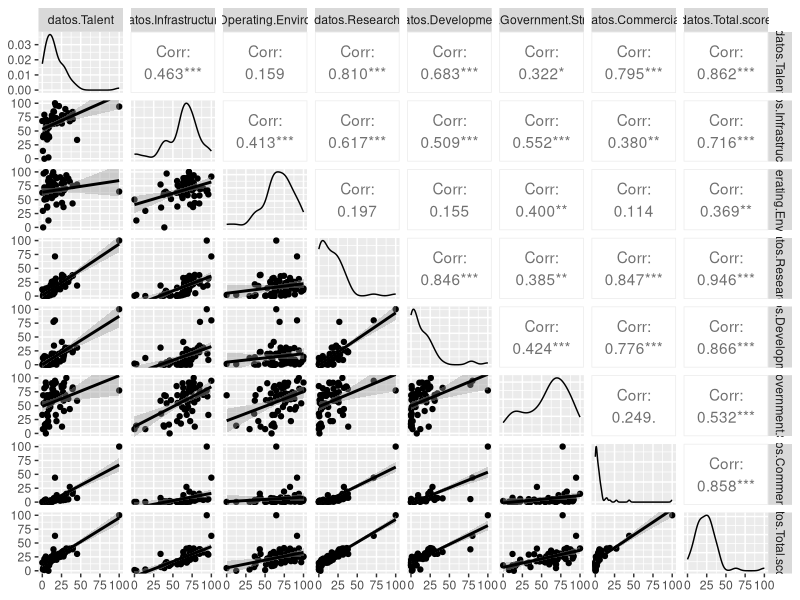
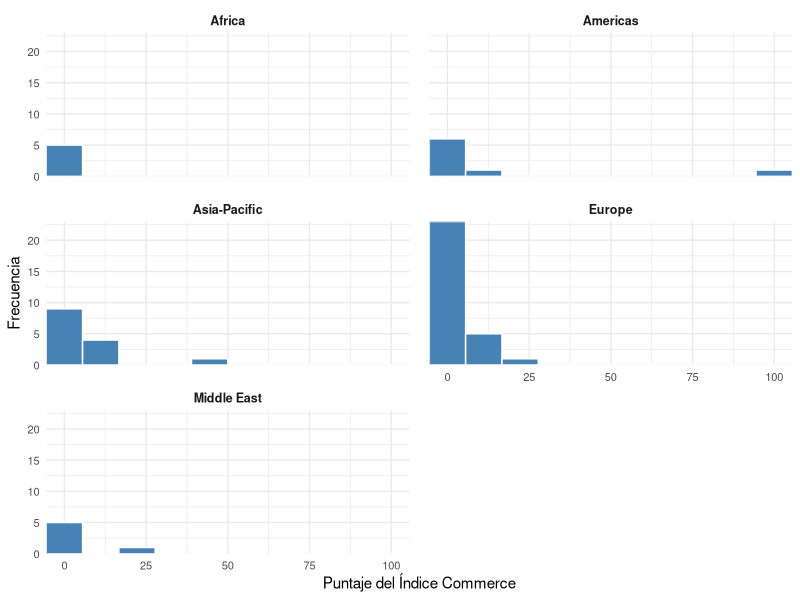
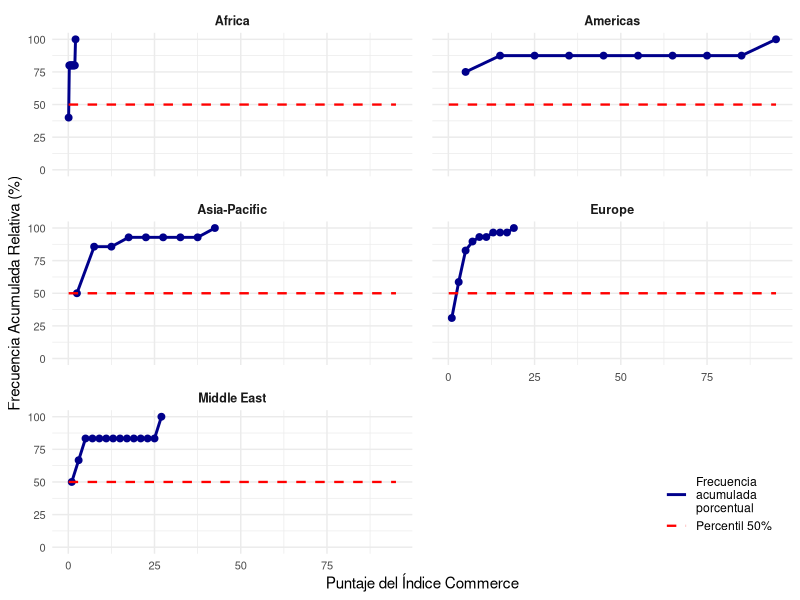
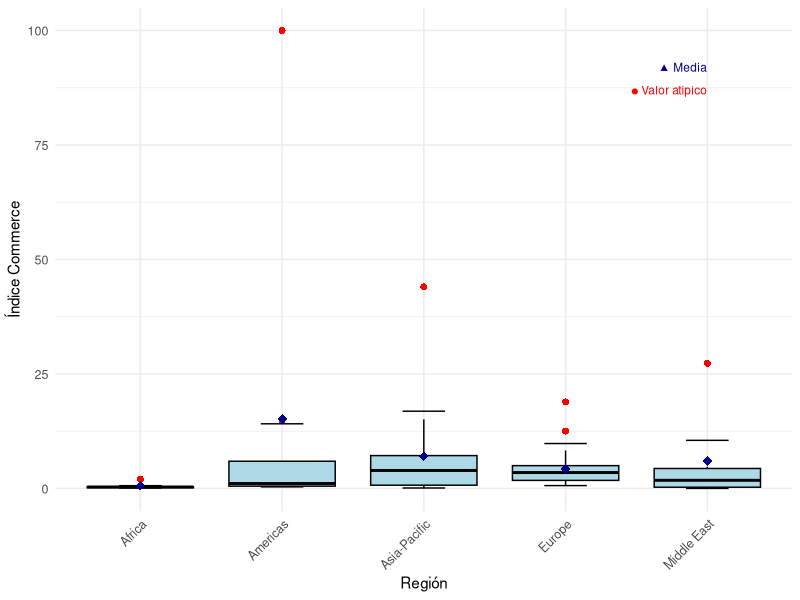

Source code (R) for these figures, in order:
## ---- chunk 1
knitr::opts_chunk$set(echo = FALSE)

#Instalación de las libreriás requeridas
library(ggplot2)
library(dplyr)
library(GGally)
library(xtable)
library(readr)
library(knitr)
library(forcats)
library(tidyr)
library(kableExtra)
## ---- chunk 2
knitr::opts_chunk$set(echo = FALSE)

#Organización en dataframes
AI_index_db <- read_csv("AI_index_db.csv")

datos <- data.frame(AI_index_db)

num <- data.frame(datos $Talent, datos $Infrastructure, datos $Operating.Environment, datos $Research, datos $Development, datos $Government.Strategy, datos $Commercial, datos $Total.score)

numeric_data <- data.frame(Commercial = datos$Commercial, Research = datos$Research, Talent = datos$Talent, Total_Score = datos$Total.score)
## ---- chunk 3

#Generación de dataframe de los datos de las variables
variables <- data.frame(
  Variable = c("Country", "Talent", "Infraestructure", "Operating Enviroment", "Research", "Development", "Government Strategy", "Commerce", "Total Score", "Region", "Cluster", "Income Group", "Political Regime"),
  Clasificacion = c("Cualitativa", "Cuantitativa", "Cuantitativa", "Cuantitativa", "Cuantitativa", "Cuantitativa", "Cuantitativa", "Cuantitativa", "Cuantitativa", "Cualitativa", "Cualitativa", "Cualitativa", "Cualitativa"),
  Categorizacion = c("Nominal", "Continua", "Continua", "Continua", "Continua", "Continua", "Continua", "Continua", "Continua", "Nominal", "Nominal", "Ordinal", "Nominal"),
  Descripcion = c(
    "Nombre del país donde se evalúa el AI Global Index.",
    "Indicador de disponibilidad de profesionales calificados para la provisión de soluciones de inteligencia artificial.",
    "Indicador de fiabilidad y la escala de la infraestructura de acceso, desde la electricidad e Internet, hasta las capacidades de superintarmética.",
    "Indicador del contexto regulatorio y la opinión pública en torno a la inteligencia artificial.",
    "Indicador del alcance de la investigación especializada y los investigadores; investigando la cantidad de publicaciones y citas en revistas académicas creíbles.",
    "Indicador de desarrollo de plataformas y algoritmos fundamentales en los que se basan los proyectos innovadores de inteligencia artificial.",
    "Indicador de la profundidad del compromiso del gobierno nacional con la inteligencia artificial; investigando los compromisos de gasto y las estrategias nacionales.",
    "Indicador del nivel de actividad de puesta en marcha, inversión e iniciativas comerciales basadas en la inteligencia artificial.",
    "Indicador AI Global Index que compara a las naciones en su nivel de inversión, innovación e implementación de la inteligencia artificial.",
    "Agrupacion de países según su localización geográfica en regiones.",
    "Agrupación de países según su historia de incursión en el desarrollo de tecnología relacionada con la Inteligencia Artificial.",
    "Nivel de ingresos presentado en el país.",
    "Tipo de régimen político presentado en el país."
  )
)

# Ajuste del diseño de la tabla
cat("\\renewcommand{\\arraystretch}{1.5}\n")
cat("\\begin{footnotesize}")
knitr::kable(variables, 
             caption = "Variables y su clasificación", 
             format = "latex", 
             booktabs = TRUE, 
             longtable = TRUE,
             col.names = c("Variable", "Clasificación", "Categorización", "Descripción"),
             align = c("l", "l", "l", "p{8cm}"))
cat("\\end{footnotesize}")
cat("\\renewcommand{\\arraystretch}{1}\n")

## ---- chunk 4

#Genreación del gráfico
figura1 <- ggpairs(num, lower = list(continuous = "smooth"))
ggsave("figura1.png", plot = figura1, width = 7, height = 7, dpi = 300)
## ---- chunk 5

# Cálculo de las estadísticas
custom_stats_region <- function(df, var, total_score) {
  x <- df[[var]]
  total <- df[[total_score]]
  x <- x[!is.na(x)]
  total <- total[!is.na(total)]
  
  mean_val <- round(mean(x), 2)
  freq_table <- table(x)
  mode_val <- as.numeric(names(freq_table)[freq_table == max(freq_table)])
  mode_text <- if (length(mode_val) > 3) "> 3 modas" else paste(round(mode_val, 2), collapse = ", ")
  std_dev <- round(sd(x), 2)
  min_val <- round(min(x), 2)
  q1 <- round(quantile(x, 0.25), 2)
  median_val <- round(median(x), 2)
  q3 <- round(quantile(x, 0.75), 2)
  max_val <- round(max(x), 2)
  range_val <- round(max_val - min_val, 2)
  iqr <- round(q3 - quantile(x, 0.25), 2)
  cv <- round((std_dev / mean_val) * 100, 2)
  cov_val <- round(cov(x, total, use = "complete.obs"), 2)
  cor_val <- round(cor(x, total, use = "complete.obs"), 2)

  return(data.frame(
    Media = mean_val,
    Moda = mode_text,
    Mínimo = min_val,
    Q1 = q1,
    Mediana = median_val,
    Q3 = q3,
    Máximo = max_val,
    Rango = range_val,
    RIQ = iqr,
    `Desv est` = std_dev,
    CV = cv,
    `Cov Total Score` = cov_val,
    `Corr Total Score` = cor_val
  ))
}

regiones <- unique(datos$Region)
region_stats_list <- list()

for (i in 1:length(regiones)) {
  region <- regiones[i]
  
  region_data <- datos %>% filter(Region == region)
  
  commerce_stats <- custom_stats_region(region_data, "Commercial", "Total.score")
  talent_stats <- custom_stats_region(region_data, "Talent", "Total.score")
  research_stats <- custom_stats_region(region_data, "Research", "Total.score")
  total_stats <- custom_stats_region(region_data, "Total.score", "Total.score")
  
  region_df <- bind_rows(
    cbind(Region = region, Indice = "Commerce", commerce_stats),
    cbind(Region = region, Indice = "Talent", talent_stats),
    cbind(Region = region, Indice = "Research", research_stats),
    cbind(Region = region, Indice = "Total Score", total_stats)
  )
  
  region_stats_list[[i]] <- region_df
}

region_stats <- bind_rows(region_stats_list)

tabla2 <- region_stats %>% 
  select(Region, Indice, Media, Moda, Mínimo, Q1, Mediana, Q3, Máximo) %>% 
  rename(`Región` = Region, `Índice` = Indice)

#Ajuste del diseño de la tabla
cat("\\renewcommand{\\arraystretch}{1.3}\n")
cat("\\begin{scriptsize}")
knitr::kable(tabla2, 
             caption = "Medidas de tendencia central y posición", 
             format = "latex", 
             booktabs = TRUE, 
             longtable = TRUE,
             row.names = FALSE, 
             align = "llrrrrrrr",
             na.string = "")
cat("\\end{scriptsize}")
cat("\\renewcommand{\\arraystretch}{1}\n")

## ---- chunk 6

# Cálculo de las estadísticas
tabla3 <- region_stats %>% 
  select(Region, Indice, Rango, RIQ, `Desv.est`, CV, `Cov.Total.Score`, `Corr.Total.Score`) %>% 
  rename(`Región` = Region, `Índice` = Indice, `Cov Total Score` = `Cov.Total.Score`, `Corr Total Score` = `Corr.Total.Score`)

# Ajuste del diseño de la tabla
cat("\\renewcommand{\\arraystretch}{1.3}\n")
cat("\\begin{scriptsize}")
knitr::kable(tabla3, 
             caption = "Medidas de dispersión e indicadores por región e índice", 
             format = "latex", 
             booktabs = TRUE, 
             longtable = TRUE,
             row.names = FALSE,  
             align = "llrrrrr",
             na.string = "")
cat("\\end{scriptsize}")
cat("\\renewcommand{\\arraystretch}{1}\n")

## ---- chunk 7

#Generación de la tabla
crear_intervalos <- function(data, variable, n_bins = 8) {
  breaks <- pretty(range(data[[variable]], na.rm = TRUE), n = n_bins)
  return(breaks)
}
commerce_breaks <- crear_intervalos(datos, "Commercial")
total_score_breaks <- crear_intervalos(datos, "Total.score")
commerce_labels <- paste0("(", commerce_breaks[-length(commerce_breaks)], ", ", commerce_breaks[-1], "]")
score_labels <- paste0("(", total_score_breaks[-length(total_score_breaks)], ", ", total_score_breaks[-1], "]")
datos$Commercial_interval <- cut(datos$Commercial, 
                                breaks = commerce_breaks, 
                                labels = commerce_labels, 
                                include.lowest = TRUE)
datos$TotalScore_interval <- cut(datos$Total.score, 
                                breaks = total_score_breaks, 
                                labels = score_labels, 
                                include.lowest = TRUE)
tabla_contingencia <- table(datos$Commercial_interval, datos$TotalScore_interval)
tabla_df <- as.data.frame.matrix(tabla_contingencia)
tabla_df$Total <- rowSums(tabla_df)
totales_columna <- colSums(tabla_df)
tabla_df <- rbind(tabla_df, Total = totales_columna)
tabla4 <- tabla_df %>%
  tibble::rownames_to_column(var = "A  -   B") %>%
  dplyr::rename(`A - B` = `A  -   B`) %>% 
  dplyr::select(`A - B`, everything()) 

colnames(tabla4) <- c("A   -   B", "[0, 10]", "(10, 20]", "(20, 30]", "(30, 40]", "(40, 50]", 
                      "(50, 60]", "(60, 70]", "(70, 80]", "(80, 90]", "(90, 100]", "Total")

cat("\\renewcommand{\\arraystretch}{1.3}\n")
cat("\\begin{scriptsize}")
print(xtable::xtable(tabla4, 
                   caption = "Tabla de Frecuencia Bivariada Índice Commerce (A) vs Total Score (B)"),
      tabular.environment = "longtable",
      floating = FALSE,
      include.rownames = FALSE,
      latex.environments = "",
      caption.placement = "top")
cat("\\end{scriptsize}")
cat("\\renewcommand{\\arraystretch}{1}\n")
## ---- chunk 8

# Crear el histograma 
figura2 <- ggplot(datos, aes(x = Commercial)) +
  geom_histogram(bins = 10, fill = "steelblue", color = "white") +
  facet_wrap(~Region, ncol = 2, scales = "fixed") +  
  scale_x_continuous(expand = c(0, 0)) +
  scale_y_continuous(expand = c(0, 0)) +
  labs(x = "Puntaje del Índice Commerce",
       y = "Frecuencia") +
  theme_minimal() +
  theme(plot.title = element_text(hjust = 0.5, size = 12),
        axis.text = element_text(size = 8),
        strip.text = element_text(size = 9, face = "bold"),
        panel.spacing = unit(1, "lines"))
ggsave("figura2.png", plot = figura2, width = 8, height = 9, dpi = 300)

## ---- chunk 9

# Generar diagrama
prepare_ogive_data <- function(df, variable, region_var, bins = 10) {
  df %>%
    filter(!is.na(.data[[variable]])) %>%
    group_by(.data[[region_var]]) %>%
    do({
      region_data <- .
      breaks <- pretty(range(region_data[[variable]], na.rm = TRUE), n = bins)
      h <- hist(region_data[[variable]], breaks = breaks, plot = FALSE)
      cum_freq <- cumsum(h$counts) / sum(h$counts) * 100
      data.frame(
        Region = unique(region_data[[region_var]]),
        bin = h$mids,
        freq_acum_rel = cum_freq
      )
    }) %>%
    ungroup()
}

ojiva_data <- prepare_ogive_data(datos, "Commercial", "Region", bins = 10)

figura_ojiva <- ggplot(ojiva_data, aes(x = bin, y = freq_acum_rel)) +
  geom_line(color = "darkblue", size = 1, aes(linetype = "Frecuencia\nacumulada\nporcentual")) +
  geom_point(color = "darkblue", size = 2) +
  geom_line(data = data.frame(bin = c(min(ojiva_data$bin), max(ojiva_data$bin)),
            freq_acum_rel = 50,
            Linea = "Percentil 50%"),
          aes(x = bin, y = freq_acum_rel, linetype = Linea),
          color = "red", size = 0.8) +
  facet_wrap(~Region, ncol = 2, scales = "fixed") +
  labs(
    x = "Puntaje del Índice Commerce",
    y = "Frecuencia Acumulada Relativa (%)",
    linetype = "" 
  ) +
  theme_minimal() +
  theme(
    plot.title = element_text(hjust = 0.5, size = 12),
    axis.text = element_text(size = 8),
    strip.text = element_text(size = 9, face = "bold"),
    panel.spacing = unit(1, "lines"),
    legend.box = "vertical",
    legend.background = element_rect(fill = alpha("white", 0.8), color =NA),
    legend.margin = margin(4, 4, 4, 4),
    legend.position = c(0.98, 0.02),
    legend.justification = c(1, 0)
  ) +
  scale_linetype_manual(values = c("Frecuencia\nacumulada\nporcentual" = "solid", "Percentil 50%" = "dashed")) +
  scale_y_continuous(limits = c(0, 100))

ggsave("figura3.png", plot = figura_ojiva, width = 8, height = 9, dpi = 300)

## ---- chunk 10

# Generación del. diagrama
stats_boxplot <- datos %>%
  group_by(Region) %>%
  summarise(
    q1 = quantile(Commercial, 0.25, na.rm = TRUE),
    q3 = quantile(Commercial, 0.75, na.rm = TRUE),
    iqr = IQR(Commercial, na.rm = TRUE),
    lower_whisker = max(min(Commercial, na.rm = TRUE), q1 - 1.5 * iqr),
    upper_whisker = min(max(Commercial, na.rm = TRUE), q3 + 1.5 * iqr),
    mean_val = mean(Commercial, na.rm = TRUE),
    .groups = "drop"
  )

datos$Region <- factor(datos$Region)

figura4 <- ggplot(datos, aes(x = Region, y = Commercial)) +
  geom_boxplot(outlier.colour = "red",
               outlier.shape = 16,
               outlier.size = 2,
               fill = "lightblue",
               color = "black",
               coef = 1.5) +
  
  geom_segment(data = stats_boxplot,
               aes(x = as.numeric(factor(Region)) - 0.15, 
                   xend = as.numeric(factor(Region)) + 0.15,
                   y = lower_whisker, 
                   yend = lower_whisker),
               color = "black", linewidth = 0.5) +
  
  geom_segment(data = stats_boxplot,
               aes(x = as.numeric(factor(Region)) - 0.15, 
                   xend = as.numeric(factor(Region)) + 0.15,
                   y = upper_whisker, 
                   yend = upper_whisker),
               color = "black", linewidth = 0.5) +
  
  stat_summary(fun = mean,
               geom = "point",
               shape = 18,
               size = 3,
               color = "darkblue") +
  
  labs(x = "Región",
       y = "Índice Commerce") +
  
  theme_minimal() +
  theme(
    axis.text.x = element_text(angle = 45, hjust = 1, size = 9),
    axis.text.y = element_text(size = 9),
    plot.title = element_text(hjust = 0.5, size = 12)
  ) +
  annotate("text", x = max(as.numeric(factor(datos$Region))), 
           y = max(datos$Commercial, na.rm = TRUE) * 0.92, 
           label = "▲ Media", color = "darkblue", size = 3, hjust = 1) +
  annotate("text", x = max(as.numeric(factor(datos$Region))), 
           y = max(datos$Commercial, na.rm = TRUE) * 0.87, 
           label = "● Valor atípico", color = "red", size = 3, hjust = 1)
ggsave("figura4.png", plot = figura4, width = 8, height = 5, dpi = 300)

## ---- chunk 11
# Crear intervalos para la variable Commercial
intervalos <- cut(datos$Commercial, breaks = seq(0, 100, by = 10), 
                  include.lowest = TRUE, right = TRUE)

# Calcular frecuencias
frec_abs <- table(intervalos)
frec_rel <- prop.table(frec_abs)
frec_abs_acum <- cumsum(frec_abs)
frec_rel_acum <- cumsum(frec_rel)

# Crear la tabla de frecuencias
tabla_frecuencias_commercial <- data.frame(
  Intervalo = levels(intervalos),
  "F Absoluta" = as.numeric(frec_abs),
  "F Relativa" = round(as.numeric(frec_rel), 2),
  "F Abs Acum" = as.numeric(frec_abs_acum),
  "F Rel Acum" = round(as.numeric(frec_rel_acum), 2)
)

# Mostrar la tabla con knitr::kable
knitr::kable(tabla_frecuencias_commercial, 
             caption = "Frecuencia del Índice Commercial",
             align = c('l', 'c', 'c', 'c', 'c'))

## ---- chunk 12
# Crear intervalos para la variable Research
# Crear intervalos para la variable Research
intervalos <- cut(datos$Research, breaks = seq(0, 100, by = 10), 
                  include.lowest = TRUE, right = TRUE)

# Calcular frecuencias
frec_abs <- table(intervalos)
frec_rel <- prop.table(frec_abs)
frec_abs_acum <- cumsum(frec_abs)
frec_rel_acum <- cumsum(frec_rel)

# Crear la tabla de frecuencias
tabla_frecuencias_research <- data.frame(
  Intervalo = levels(intervalos),
  "F Absoluta" = as.numeric(frec_abs),
  "F Relativa" = round(as.numeric(frec_rel), 2),
  "F Abs Acum" = as.numeric(frec_abs_acum),
  "F Rel Acum" = round(as.numeric(frec_rel_acum), 2)
)

# Mostrar la tabla con el mismo formato
knitr::kable(tabla_frecuencias_research, 
             caption = "Frecuencia del Índice Research",
             align = c('l', 'c', 'c', 'c', 'c'))

## ---- chunk 13
datos <- read.csv("AI_index_db.csv")

# Crear intervalos para la variable Talent
intervalos <- cut(datos$Talent, breaks = seq(0, 100, by = 10), 
                  include.lowest = TRUE, right = TRUE)

# Calcular frecuencias
frec_abs <- table(intervalos)
frec_rel <- prop.table(frec_abs)
frec_abs_acum <- cumsum(frec_abs)
frec_rel_acum <- cumsum(frec_rel)

# Crear la tabla de frecuencias
tabla_frecuencias_talent <- data.frame(
  Intervalo = levels(intervalos),
  "F Absoluta" = as.numeric(frec_abs),
  "F Relativa" = round(as.numeric(frec_rel), 2),
  "F Abs Acum" = as.numeric(frec_abs_acum),
  "F Rel Acum" = round(as.numeric(frec_rel_acum), 2)
)

# Mostrar la tabla con knitr::kable
knitr::kable(tabla_frecuencias_talent, 
             caption = "Frecuencia del Índice Talent",
             align = c('l', 'c', 'c', 'c', 'c'))
